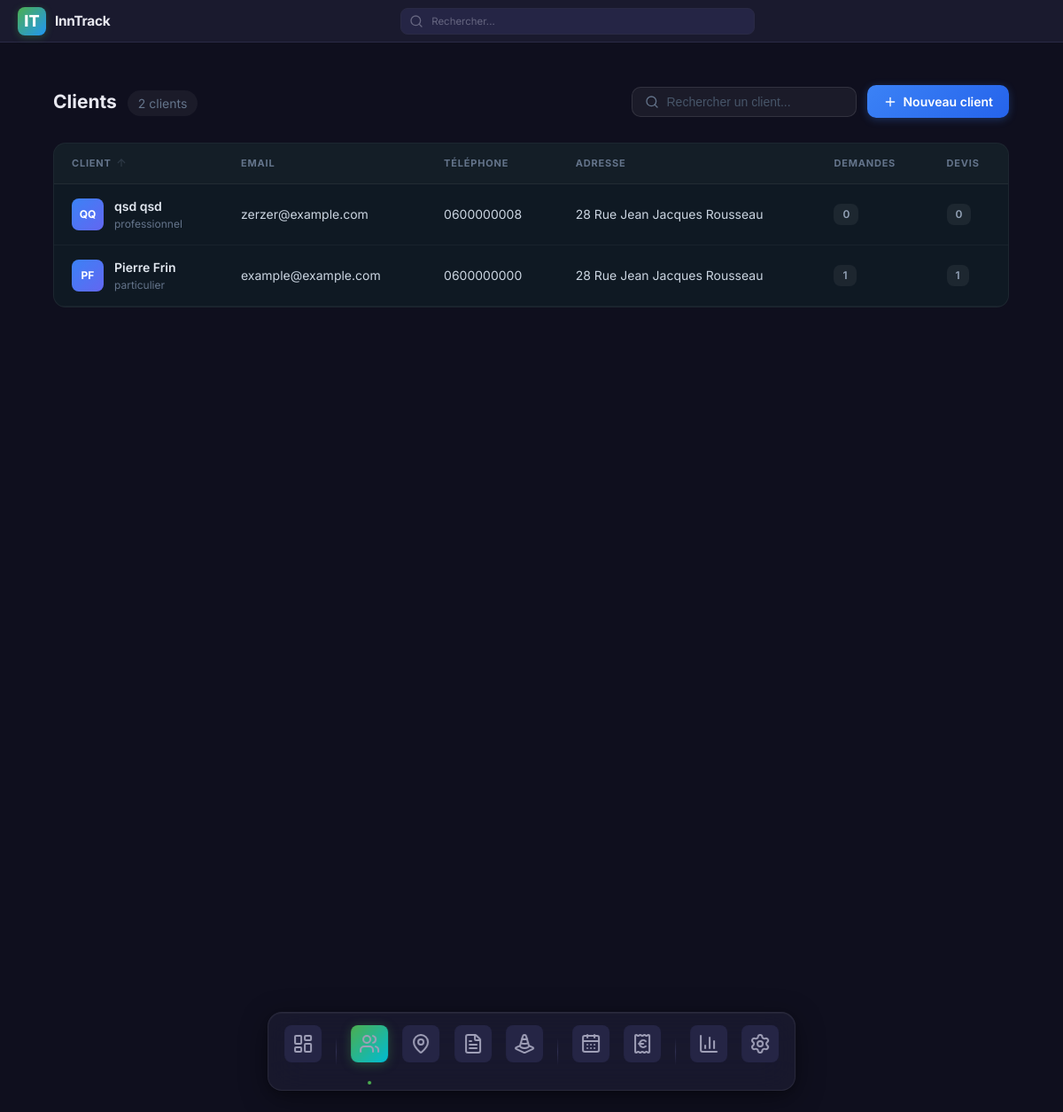
Before: /clients/ with the older database file.
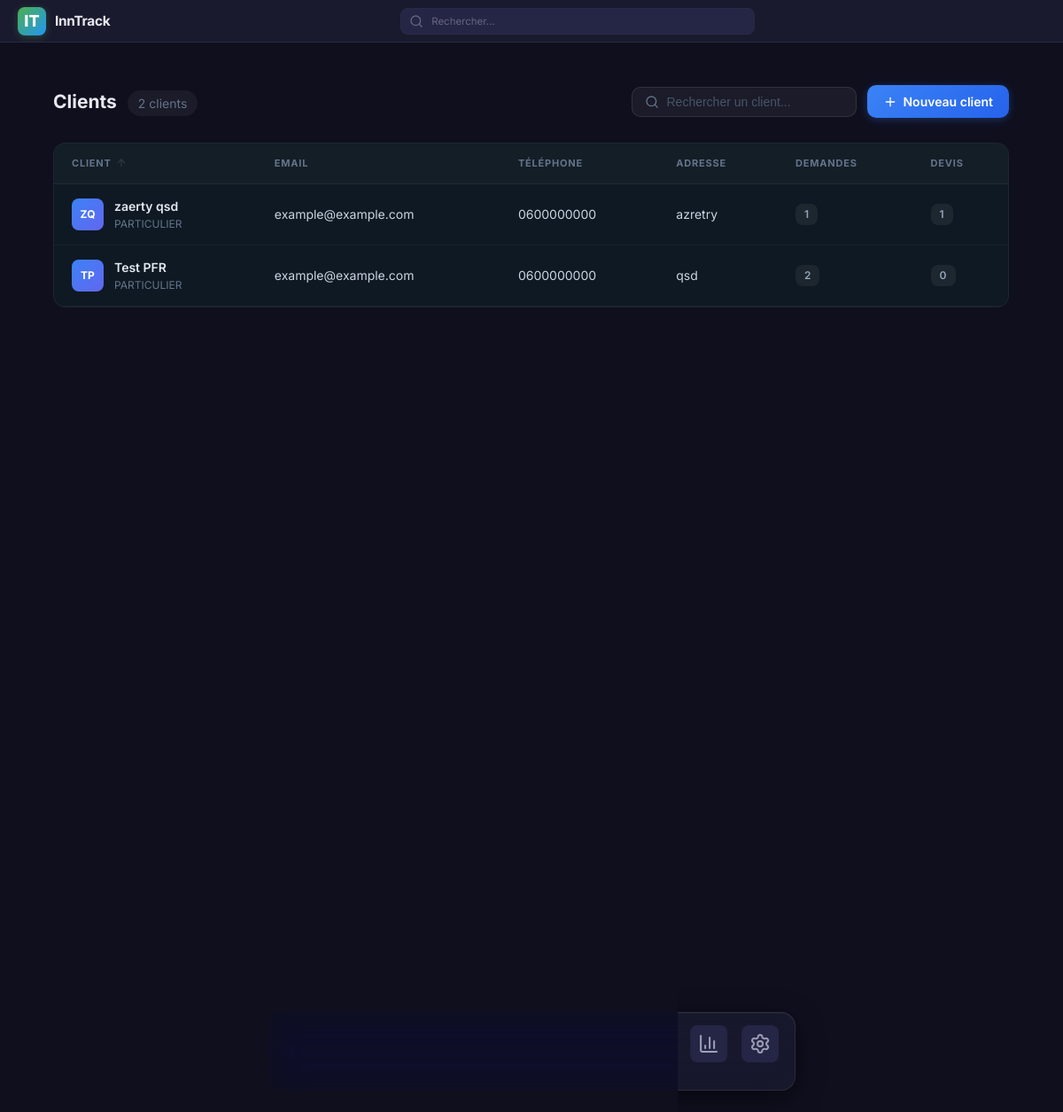
After: the same page with the newer database file.
### demoApp/models.py (models this page shows, shortened)
class client(models.Model):
    type_of_client = [
        (PARTICULIER, "particulier"),
        (PROFESSIONNEL, "professionnel")
    ]
    firstName = models.CharField(_("Prénom"),max_length=100)
    lastName = models.CharField(_("Nom"),max_length=100)
    type = models.CharField(
        choices=type_of_client,
        default=PARTICULIER,
        max_length=19
    )
    email = models.EmailField(max_length=254, default="example@example.com", blank=False)
    postal_address = models.CharField(_("Adresse postale"),max_length=255, blank=False)
    phone = models.CharField(_("Téléphone"),max_length=10, default="0600000000", blank=False)
    def _get_full_name(self):
        return '%s %s' % (self.firstName, self.lastName)
    full_name = property(_get_full_name)

### demoApp/views.py (the view)
# urls.py: path('clients/', views.clients_list, name='clients_list'),
def clients_list(request):
    all_clients = Client.objects.all().order_by('-id')
    return render(request, 'client/clients.html', {
        'active_page': 'clients',
        'clients': all_clients,
        'client_form': ClientForm(),
        'edit_form': ClientForm(prefix='edit'),
    })

### demoApp/forms.py
class ClientForm(forms.ModelForm):
    class Meta:
            model = client
            fields = "__all__"

### demoApp/templates/client/clients.html (shortened to what this page needs)
{% extends "base.html" %}
{% load static %}
{% block extra_css %}
<link rel="stylesheet" href="{% static 'css/clients.css' %}">
{% endblock %}
{% block content %}
<div class="page-wrapper" id="pageWrapper">
    <div class="page-main" id="pageMain">
        <div class="page-header">
            <div class="page-header-left">
                <h1 class="page-title">Clients</h1>
                <span class="page-count">{{ clients|length }} client{{ clients|length|pluralize }}</span>
            </div>
            <div class="page-header-right">
                <div class="search-box">
                    <svg xmlns="http://www.w3.org/2000/svg" width="16" height="16" viewBox="0 0 24 24" fill="none"
                         stroke="currentColor" stroke-width="2" stroke-linecap="round" stroke-linejoin="round">
                        <circle cx="11" cy="11" r="8"/><line x1="21" y1="21" x2="16.65" y2="16.65"/>
                    </svg>
                    <input type="text" id="searchInput" placeholder="Rechercher un client...">
                </div>
                <button class="btn btn-primary" data-modal-target="#modalClient">
                    <svg xmlns="http://www.w3.org/2000/svg" width="16" height="16" viewBox="0 0 24 24" fill="none"
                         stroke="currentColor" stroke-width="2" stroke-linecap="round" stroke-linejoin="round">
                        <line x1="12" y1="5" x2="12" y2="19"/><line x1="5" y1="12" x2="19" y2="12"/>
                    </svg>
                    Nouveau client
                </button>
            </div>
        </div>
        <div class="table-container">
            <table class="table" id="clientsTable">
                <thead>
                    <tr>
                        <th class="th-sortable" data-sort="name">
                            Client
                            <svg class="sort-icon" xmlns="http://www.w3.org/2000/svg" width="14" height="14" viewBox="0 0 24 24" fill="none" stroke="currentColor" stroke-width="2"><path d="M12 5v14M5 12l7-7 7 7"/></svg>
                        </th>
                        <th>Email</th>
                        <th>Téléphone</th>
                        <th>Adresse</th>
                        <th>Demandes</th>
                        <th>Devis</th>
                    </tr>
                </thead>
                <tbody id="clientsBody">
                    {% for client in clients %}
                    <tr class="client-row"
                        data-client-id="{{ client.id }}"
                        data-name="{{ client.full_name }}"
                        data-type="{{ client.type }}"
                        data-email="{{ client.email }}"
                        data-cell="{{ client.phone }}"
                        data-address="{{ client.postal_address }}">
                        <td>
                            <div class="client-cell">
                                <div class="avatar avatar-sm">
                                    {{ client.firstName|first }}{{ client.lastName|first }}
                                </div>
                                <div>
                                    <div class="cell-primary">{{ client.full_name }}</div>
                                    <div class="cell-secondary">{{ client.type }}</div>
                                </div>
                            </div>
                        </td>
                        <td class="cell-email">{{ client.email|default:"-" }}</td>
                        <td>{{ client.phone|default:"-" }}</td>
                        <td>{{ client.postal_address|default:"-" }}</td>
                        <td>
                            <span class="count-badge">{{ client.demande_set.count }}</span>
                        </td>
                        <td>
                            <span class="count-badge">{{ client.devis_set.count }}</span>
                        </td>
                    </tr>
                    {% endfor %}
                </tbody>
            </table>
        </div>
    </div>
</div>
{% endblock %}

Changed rows visible on the page:
removed client: firstName|first "Q", lastName|first "Q", full_name "qsd qsd", type "professionnel", email "zerzer@example.com", phone "0600000008", postal_address "28 Rue Jean Jacques Rousseau", demande_set.count "0", devis_set.count "0"
removed client: firstName|first "P", lastName|first "F", full_name "Pierre Frin", type "particulier", email "example@example.com", phone "0600000000", postal_address "28 Rue Jean Jacques Rousseau", demande_set.count "1", devis_set.count "1"
added client: firstName|first "Z", lastName|first "Q", full_name "zaerty qsd", type "PARTICULIER", email "example@example.com", phone "0600000000", postal_address "azretry", demande_set.count "1", devis_set.count "1"
added client: firstName|first "T", lastName|first "P", full_name "Test PFR", type "PARTICULIER", email "example@example.com", phone "0600000000", postal_address "qsd", demande_set.count "2", devis_set.count "0"
